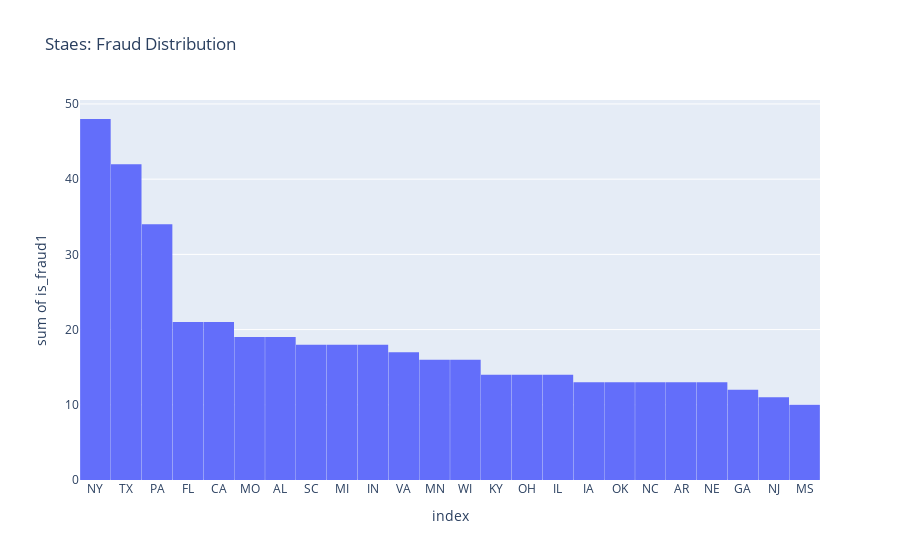

Notebook code cell kept with this figure:
### Code cell
fig = px.histogram(states_df10, x=states_df10.index, y="is_fraud1", title="Staes: Fraud Distribution")
fig.update_layout(bargap=0.01)
fig.show()

### Figure 1 — Plotly figure (JSON) as saved in the notebook; plotly's stock layout.template omitted (floating-point values rounded to 4 significant figures)
{"data": [{"alignmentgroup": "True", "bingroup": "x", "histfunc": "sum", "hovertemplate": "index=%{x}<br>sum of is_fraud1=%{y}<extra></extra>", "legendgroup": "", "marker": {"color": "#636efa", "pattern": {"shape": ""}}, "name": "", "offsetgroup": "", "orientation": "v", "showlegend": false, "type": "histogram", "x": ["NY", "TX", "PA", "FL", "CA", "MO", "AL", "SC", "MI", "IN", "VA", "MN", "WI", "KY", "OH", "IL", "IA", "OK", "NC", "AR", "NE", "GA", "NJ", "MS"], "xaxis": "x", "y": [48, 42, 34, 21, 21, 19, 19, 18, 18, 18, 17, 16, 16, 14, 14, 14, 13, 13, 13, 13, 13, 12, 11, 10], "yaxis": "y"}], "layout": {"bargap": 0.01, "barmode": "relative", "legend": {"tracegroupgap": 0}, "title": {"text": "Staes: Fraud Distribution"}, "xaxis": {"anchor": "y", "domain": [0, 1], "title": {"text": "index"}}, "yaxis": {"anchor": "x", "domain": [0, 1], "title": {"text": "sum of is_fraud1"}}}}
